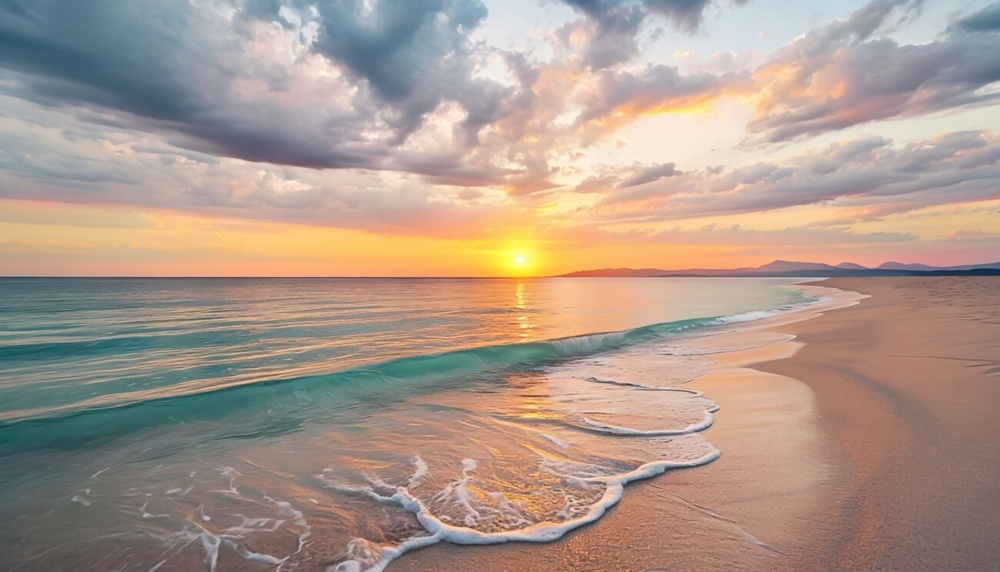
#> input picture zadania_23.03.2025/plaza.jpg, 1000 x 572 px, shrunk from 1300 x 743 before the run
$ python zadanie6.py
#> lines starting #> are read from the running program, lines starting #| are printed output that depends on the picture
import cv2
import imutils

image = cv2.imread("plaza.jpg")
#> image is the input picture: shape (572, 1000, 3); mean B, G, R 140.5, 152.5, 171.6

cv2.imshow("Oryginal", image)

rotated = imutils.rotate_bound(image, -33)
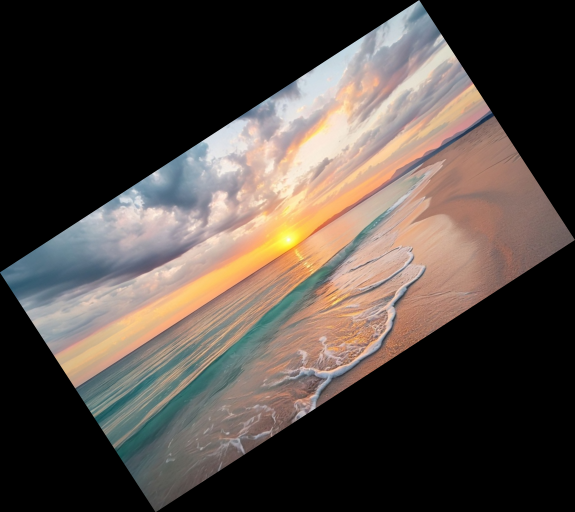
#> rotated: shape (1024, 1150, 3) (shown at 1/2 size); mean B, G, R 68.3, 74.1, 83.3

cv2.imshow("Rotated by -33 Degrees", rotated)

cv2.waitKey(0)
